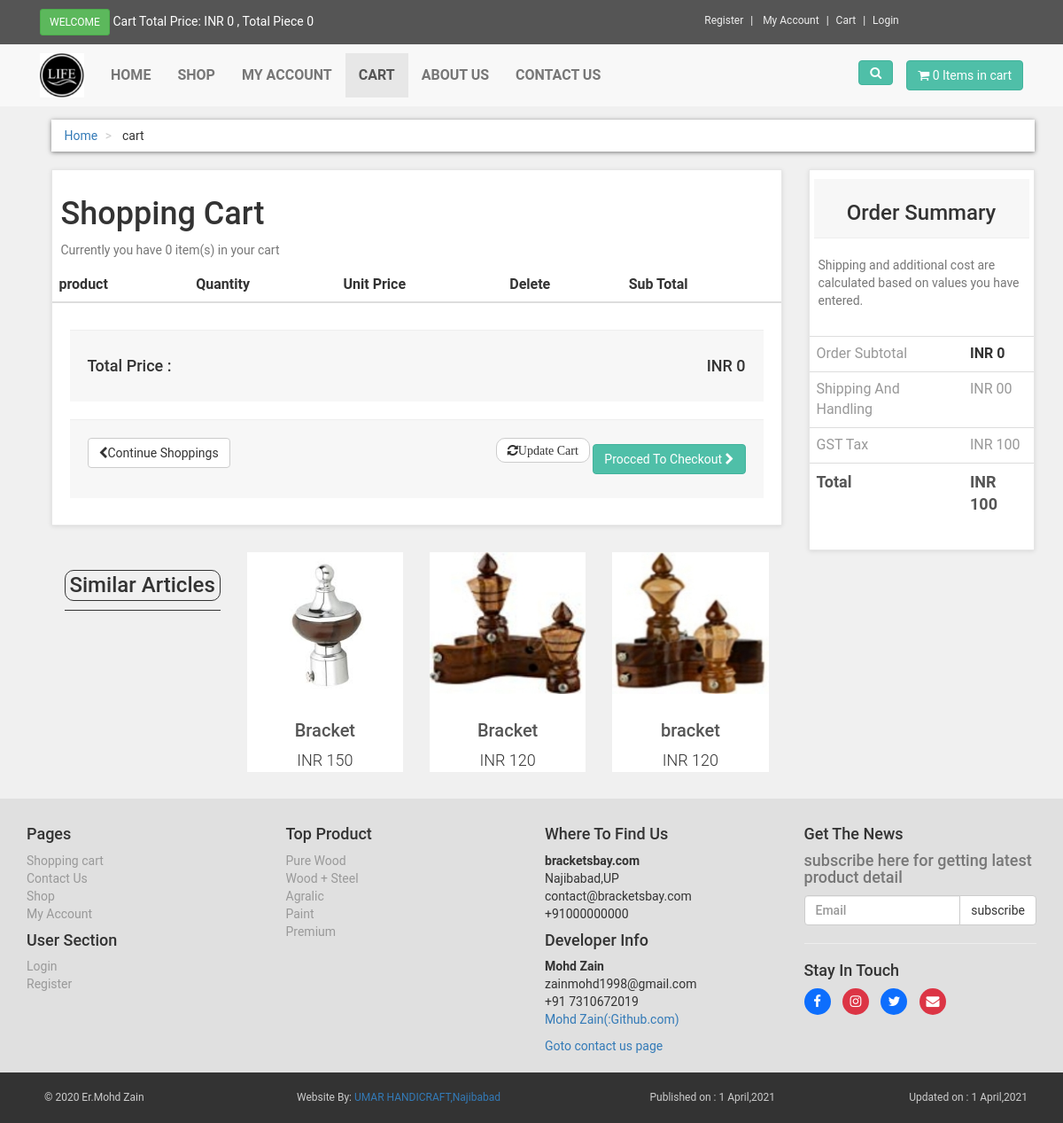
The app's page /cart.php with its own data.
### tables this page shows
CREATE TABLE `products` (
  `product_id` int NOT NULL AUTO_INCREMENT,
  `p_cat_id` int NOT NULL,
  `date` timestamp NOT NULL DEFAULT CURRENT_TIMESTAMP ON UPDATE CURRENT_TIMESTAMP,
  `product_title` text NOT NULL,
  `product_img1` text NOT NULL,
  `product_img2` text NOT NULL,
  `product_img3` text NOT NULL,
  `product_price` int NOT NULL,
  `product_desc` text NOT NULL,
  `product_keyword` text NOT NULL,
  PRIMARY KEY (`product_id`)
);

CREATE TABLE `product_categories` (
  `p_cat_id` int NOT NULL AUTO_INCREMENT,
  `p_cat_title` text NOT NULL,
  `p_cat_desc` text NOT NULL,
  PRIMARY KEY (`p_cat_id`)
);

### cart.php (the view, shortened to what this page needs)
<?php
include("includes/db.php");
include("functions/functions.php");
include('welcome.php');
?>
<html>
<head>
	<link rel="stylesheet" href="https://maxcdn.bootstrapcdn.com/bootstrap/3.4.0/css/bootstrap.min.css">
	<link rel="stylesheet" href="style.css">
    <link href="https://stackpath.bootstrapcdn.com/font-awesome/4.7.0/css/font-awesome.min.css" rel="stylesheet">
</head>
<body>
	<div id="top">
		<div class="container">
			<div class="col-md-6 offer">
				<a href="#" class="btn btn-success btn-sm">
				</a>
				<a href="#">Cart Total Price: <?php totalprice(); ?>  , Total Piece <?php item(); ?> </a>
			</div>
			<div class="col-md-6">
				<ul class="menu">
					<li><a href="register.php">Register</a></li>
					<li>
						<?php
						  if (!isset($_SESSION['email'])) {
						  	echo "<a href='checkout.php'>My Account</a>";
						  }else{
						  	echo "<a href='customer/account.php?my_order'>My Account</a>";
						  }
						?>
					</li>
					<li><a href="cart.php">Cart</a></li>
					<li><?php inout();	?></li>
				</ul>
			</div>
		</div>
	</div>
	<div class="navbar-default" id="navbar">
		<div class="container">
			<div class="navbar-header">
				<a class="navbar-brand home" href="index.php">
					<img src="images/logo2.jpg" alt="bracket" class="hidden-xs" style="width:50px; height: 50px;">
				</a>
			</div>
			<div class="navbar-collapse collapse" id="navigation">
				<div class="padding-nav">
					<ul class="nav navbar-nav navbar-left">
						<li>
							<a href="index.php">Home</a>
						</li>
						<li>
							<a href="shop.php">Shop</a>
						</li>
						<li>
							<?php
						  if (!isset($_SESSION['email'])) {
						  	echo "<a href='checkout.php'>My Account</a>";
						  }else{
						  	echo "<a href='customer/account.php?my_order'>My Account</a>";
						  }
						?>
						</li>
						<li class="active">
							<a href="cart.php">cart</a>
						</li>
						<li>
							<a href="about.php">About Us</a>
						</li>
						<li>
							<a href="contact.php">Contact Us</a>
						</li>
					</ul>
				</div>
				<a href="cart.php" class="btn btn-primary navbar-btn right">
					<i class="fa fa-shopping-cart"></i>
					<span> <?php item(); ?> Items in cart</span>
				</a>
				<div class="navbar-collapse collapse right">
	                <button class="btn navbar-btn btn-primary" type="button" data-toggle="collapse" data-target="#search">
						<i class="fa fa-search"></i>
	             	</button>
				</div>
			</div>
		</div>
	</div>
<div id="content">
	<div class="container">
		<div class="col-md-12">
			<ul class="breadcrumb">
				<li><a href="index.php">Home</a></li>
				<li>
					cart
				</li>
			</ul>
		</div>
		<div class="col-md-9" id="cart">
			<div class="box">
				<form action="cart.php" method="post" enctype="multipart-form-data">
					<h1>Shopping Cart</h1>
					<?php
					$ip_add=getuserip();
					$select_cart="select * from cart where ip_address='$ip_add'";
					$run_cart=mysqli_query($con,$select_cart);
					$count=mysqli_num_rows($run_cart);
					?>
					<p class="text-muted"> Currently you have <?php echo $count ?> item(s) in your cart</p>
					<div class="table-responsive">
						<table class="table">
							<thead>
								<tr>
									<th colspan="2">product</th>
									<th>Quantity</th>
									<th>Unit Price</th>
									<th colspan="1">Delete</th>
									<th colspan="1">Sub Total</th>
								</tr>
							</thead>
								<?php
								$total=0;
								?>
						</table>
					</div>
					<div class="box-footer">
						<div class="pull-left">
							<h4>Total Price : </h4>
						</div>
						<div class="pull-right">
							<h4>INR <?php echo $total ?></h4>
						</div>
					</div>
					<div class="box-footer">
						<div class="pull-left">
								<a href="shop.php" class="btn btn-default">
								<i class="fa fa-chevron-left"></i>Continue Shoppings
							</a>
						</div>
						<div class="pull-right">
							<button class="btn btn-default" type="submit" name="update" value="Update Cart">
								<i class="fa fa-refresh">Update Cart</i>
							</button>
							<a href="checkout.php" class="btn btn-primary">Procced To Checkout <i class="fa fa-chevron-right"></i></a>
						</div>
					</div>
				</form>
			</div>
			<div id="row same-height-row">
				<div class="col-md-3 col-sm-6">
					<h3 class="text-center" style="border-style:solid;border-radius: 10px; border-width: 1px; padding: 3px;">
					Similar Articles</h3>
					<hr class="hr hr-blurry" style="background-color:#333; height:1px; border: none; margin-top: 1px;">
				</div>
				<?php
				$get_product="select * from products order by 1 LIMIT 0,3";
				$run_product=mysqli_query($con,$get_product);
				while ($row=mysqli_fetch_array($run_product)) {
					$pro_id=$row['product_id'];
					$pro_title=$row['product_title'];
					$pro_price=$row['product_price'];
					$pro_img1=$row['product_img1'];
					echo "
					<div class='center-responsive col-md-3 com-sm-6'>
					<div class='product same height'>
					<a href='details.php?pro_id=$pro_id'>
					<img src ='admin_area/productimages/$pro_img1' class='img-responsive'> </a>
					<div class='text'>
					<h3><a href='details.php?pro_id=$pro_id'>$pro_title</a></h3>
					<p class='price'>INR $pro_price</p>
					</div>
					</div>
					</div>
					";
				}
				?>
			</div>
		</div>
		<div class="col-md-3">
			<div class="box" id="order-summary">
				<div class="box-header">
					<center><h3>Order Summary</h3></center>
				</div>
				<p class="text-muted">
					Shipping and additional cost are calculated based on values you have entered.
				</p>
				<div class="table-responsive">
					<table class="table">
						<tbody>
							<tr>
								<td>Order Subtotal</td>
								<th>INR <?php echo $total ?></th>
							</tr>
							<tr>
								<td>Shipping And Handling</td>
								<td>INR 00</td>
							</tr>
							<tr>
								<td>GST Tax</td>
								<td>INR 100</td>
							</tr>
							<tr class="total">
								<td>Total</td>
								<th>INR <?php echo $total+100?></th>
							</tr>
						</tbody>
					</table>
				</div>
			</div>
		</div>
	</div>
</div>
<?php
include("includes/footer.php")
?>
</body>
</html>

### includes/footer.php (shortened to what this page needs)
<div id="footer">
	<div class="container">
		<div class="row">
			<div class="col-md-3 col-sm-6">
				<h4>Pages</h4>
				<ul>
					<li><a href="cart.php">Shopping cart</a></li>
					<li><a href="contact.php">Contact Us</a></li>
					<li><a href="shop.php">Shop</a></li>
					<li><a href="account.php">My Account</a></li>
				</ul>
				<h4>User Section</h4>
				<ul>
					<li><a href="checkout.php">Login</a></li>
					<li><a href="register.php">Register</a></li>
				</ul>
			</div>
			<div class="col-md-3 col-sm-6">
				<h4>Top Product</h4>
				<ul>
					<?php
				    $get_p_cats="select * from product_categories";
				    $run_p_cats=mysqli_query($con,$get_p_cats);
				    while ($row_p_cats=mysqli_fetch_array($run_p_cats)) {
				    	$p_cat_id=$row_p_cats['p_cat_id'];
				    	$p_cat_title=$row_p_cats['p_cat_title'];
				    	echo "
				    	<li><a href='shop.php?p_cat=$p_cat_id'>$p_cat_title</a></li>
				    	";
				    }
				    ?>
				</ul>
			</div>
			<div class="col-md-3 col-sm-6">
				<h4>Where To Find Us</h4>
				<p>
					<strong>bracketsbay.com</strong>
					<br>Najibabad,UP
					<br>contact@bracketsbay.com
					<br>+91000000000
				</p>
				<h4>Developer Info</h4>
				<p>
					<strong>Mohd Zain</strong>
					<br>zainmohd1998@gmail.com
					<br>+91 7310672019
					<br><a href="https://mohdzain98.github.io/zain.github.io/" target="_blank">Mohd Zain(:Github.com)</a>
				</p>
				<a href="contact.php">Goto contact us page</a>
			</div>
			<div class="col-md-3 col-sm-6">
				<h4>Get The News<h4>
				<p class="text-muted">
					subscribe here for getting latest product detail
				</p>
				<form action="" method="post">
					<div class="input-group">
						<input type="text" name="email" class="form-control" placeholder="Email">
						<span class="input-group-btn">
							<input type="submit" class="btn btn-default" value="subscribe">
						</span>
					</div>
				</form>
				<hr>
				<h4>Stay In Touch</h4>
				<p class="social">
					<a href="http://www.facebook.com/zain.rehman.9889" style="background-color: #0d6efd;"><i class="fa fa-facebook"></i></a>
					<a href="https://www.instagram.com/m0hd.zain/" style="background-color: #dc3545;"><i class="fa fa-instagram"></i></a>
					<a href="https://twitter.com/mdzain98?s=09" style="background-color: #0d6efd;"><i class="fa fa-twitter"></i></a>
					<a href="#" style="background-color: #dc3545;"><i class="fa fa-envelope"></i></a>
				</p>
			</div>
		</div>
	</div>
</div>
<div id="copyright">
	<div class="container">
		<div class="col-md-3">
			<p class="pull-left">
				&copy; 2020 Er.Mohd Zain
			</p>
		</div>
		<div class="col-md-3">
			<p class="center">
				Website By: <a href="about.php">UMAR HANDICRAFT,Najibabad</a>
			</p>
		</div>
		<div class="col-md-3">
			<p class="pull-right">
				Published on : 1 April,2021
			</p>
		</div>
		<div class="col-md-3">
			<p class="pull-right">
				Updated on : 1 April,2021
			</p>
		</div>
	</div>
</div>

### style.css (style rules this page uses)
body { font-family: "Roboto",Helvetica,Arial,sans-sarif; font-size: 14px; line-height: 1.42857143; color: #333333; background-color: #f0f0f0; }
#top { background-color: #555555; padding: 10px 0; }
#top .offer { color: #fff; }
#top .offer .btn { text-transform: uppercase; }
#top a { color: #fff; }
#top ul.menu { padding-top: 5px; margin: 0; text-align: right; font-size: 12px; list-style: none; }
#top ul.menu { text-align: center; }
#top ul.menu> li { display: inline-block; }
#top ul.menu > li a { color: #eeeeee; }
#top ul.menu > li + li:before { content: "|\00a0"; padding: 0 5px; color: #f7f7f7; }
.navbar-collapse .right { float: right; }
.navbar-brand { float: left; padding: 10px 15px; font-size: 18px; line-height: 20px; height: 70px; }
.navbar-collapse ul.nav > li > a { text-transform: uppercase; font-weight: bold; font-size: 16px; }
.padding-nav { padding-top: 10px; }
.btn-primary { color: rgb(255, 255, 255); background-color: rgb(79, 191, 168); border-color: rgb(65, 179, 156); }
.box { background:#fff; margin:0 0 30px; border:solid 1px #e6e6e6; padding-top: 10px; box-shadow: 0 1px 5px rgba(0, 0, 0, 0.1); padding-bottom: 10px; }
#content { padding-left: 25px; }
#content .product { background: #fff; border-color: solid 1px #e6e6e6; box-sizing: border-box; margin-bottom: 30px; }
#content .product .text p.price { font-size: 18px; text-align: center; font-weight: 300; }
#content .product .text h3 { text-align: center; font-size: 20px; }
#content .product .text h3 a { color: rgb(85, 85, 85); }
#content .product .text { padding: 10px 10px 0px; }
.breadcrumb { padding: 8px 15px; margin-top: 15px; margin-bottom: 20px; background-color: #ffffff; border-radius: 0; box-shadow: 0 1px 5px rgba(0, 0, 0, 0.5); }
.breadcrumb >li + li:before { content: ">\00a0"; color: #cccccc; }
#content .box h1 { margin-left: 10px; }
#content .box p { margin-left: 10px; }
#content .box button { margin-bottom: 20px; border-radius: 10px; }
.box .box-footer { background-color: #f7f7f7; margin: 10px 20px 20px; padding: 20px; border-top: solid 1px #eeeeee; }
.box .box-footer:before, .box .box-footer:after { content: " "; display: table; }
.box .box-footer:after { clear: both; }
.box .box-header { background: #f7f7f7; margin: -10px 5px 20px; padding: 5px; border-bottom: solid 1px #eeeeee; margin-top: 0px; }
#content #order-summary table { margin-top: 20px; }
#content #order-summary table td { color: #999999; }
#content #order-summary table tr.total td, #content #order-summary table tr.total th { font-size: 18px; color: #555555; font-weight: 700; }
#footer { background:#e0e0e0; padding: 20px 0; }
#footer ul { padding-left:0; list-style: none; }
#footer ul a { color: #999999; padding: 20px 0; }
#footer .social { text-align: left; }
#footer .social a { margin:0 10px 0 0; color: #fff; display: inline-block; width: 30px; height: 30px; border-radius: 15px; line-height: 30px; font-size: 15px; text-align: center; transform: all 0.2s ease-out; vertical-align: bottom; background-color: #555555; padding-top: 7px; }
#copyright { background: #333; color: #ccc; padding: 20px; font-size: 12px; }
#copyright p { margin: 0; }

### records on screen
products: product_img1 (picture), product_title "Bracket", product_price "150"
products: product_img1 (picture), product_title "Bracket", product_price "120"
products: product_img1 (picture), product_title "bracket", product_price "120"
product_categories: p_cat_title "Pure Wood"
product_categories: p_cat_title "Wood + Steel"
product_categories: p_cat_title "Agralic"
product_categories: p_cat_title "Paint"
product_categories: p_cat_title "Premium"

### other values on screen
$total "0"
$count "0 0"
$count "0"
$total+100 "100"
